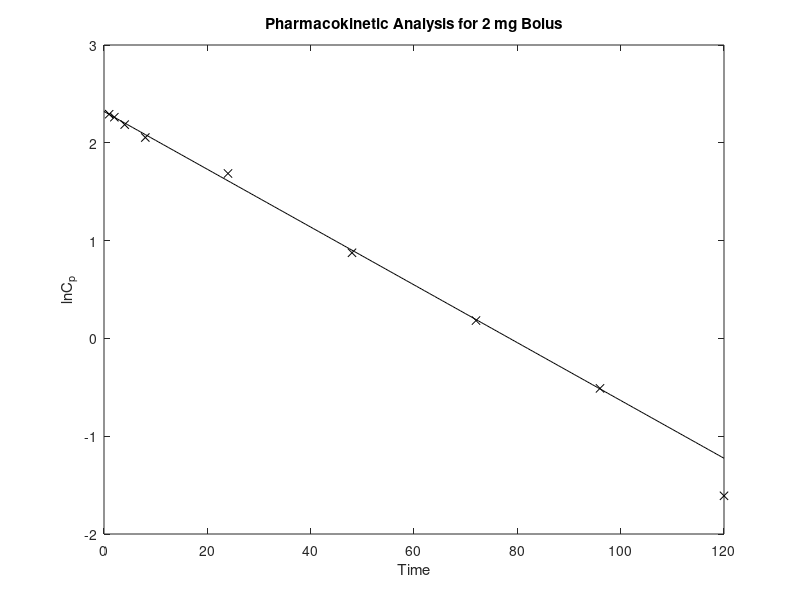
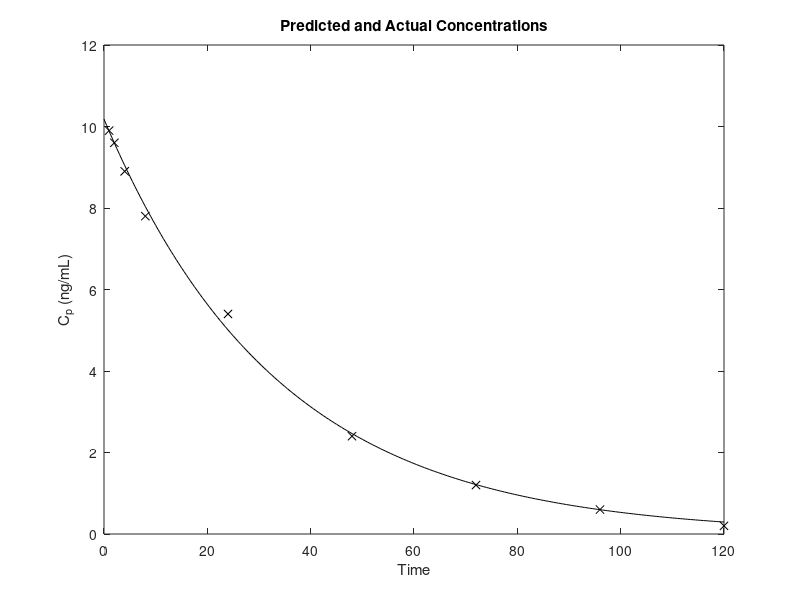

These figures' MATLAB source, in order:
t = [1,2,4,8,24,48,72,96,120];
Cp = [9.9,9.6,8.9,7.8,5.4,2.4,1.2,0.6,0.2];
D = 2000000;

figure;
plot(t,log(Cp),'xk','LineStyle','none');
xlabel('Time');
ylabel(['lnC_p']);
title('Pharmacokinetic Analysis for 2 mg Bolus');
hold on;

[fit,p] = polyfit(t(1:end-1),log(Cp(1:end-1)),1);
time = [0:0.5:120];
modellogCp = fit(1)*time+fit(2);
SSE = 0;
for i = 1:length(Cp)-1
    SSE = SSE + (fit(1)*t(i)+fit(2)-log(Cp(i)))^2;
end
plot(time, modellogCp,'k');
hold off;
V1 = D/exp(fit(2));
ke = -fit(1);
t12 = log(2)/ke;

figure;
plot(t,Cp,'xk','LineStyle','none');
hold on;
modelCp = (D/V1)*exp(-ke*time);
plot(time,modelCp,'k');
xlabel('Time');
ylabel(['C_p (ng/mL)']);
title('Predicted and Actual Concentrations');
